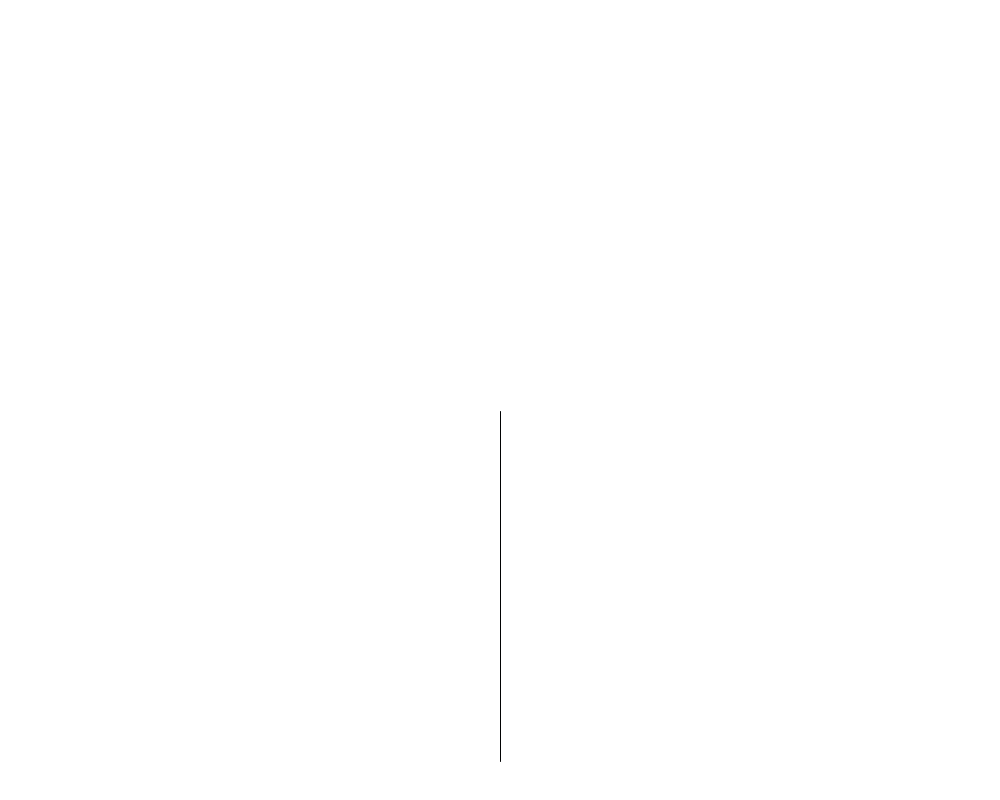
Frame 1 (no input)
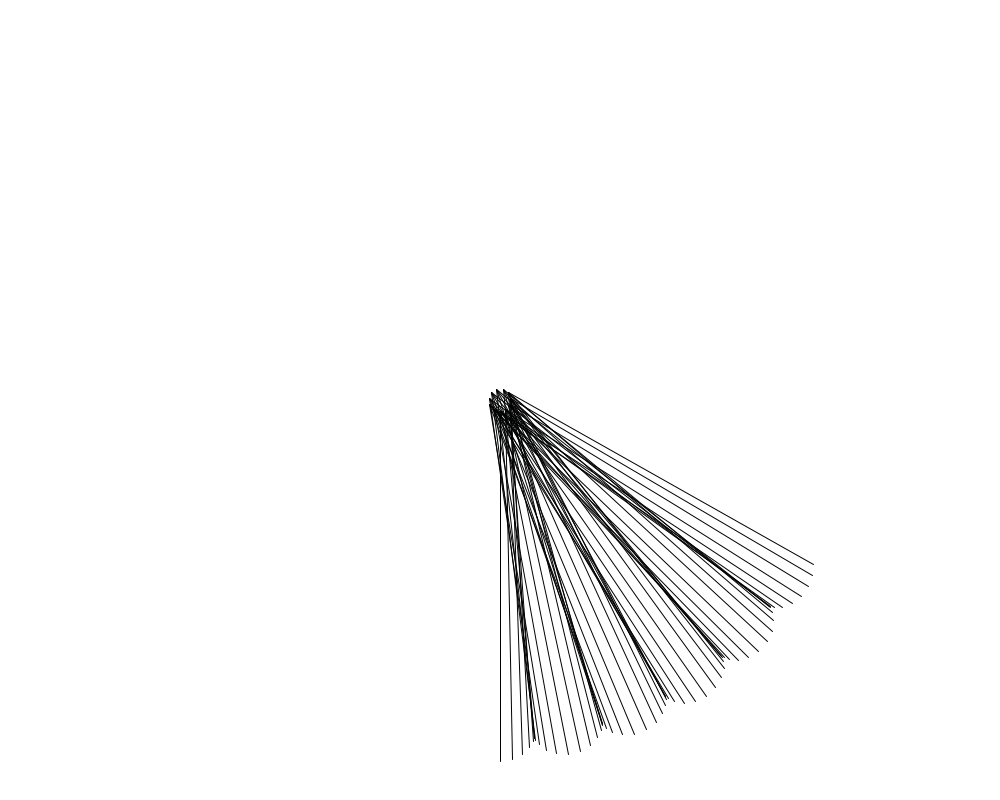
Frame 60 (the mouse pressed at the canvas centre just before this capture)
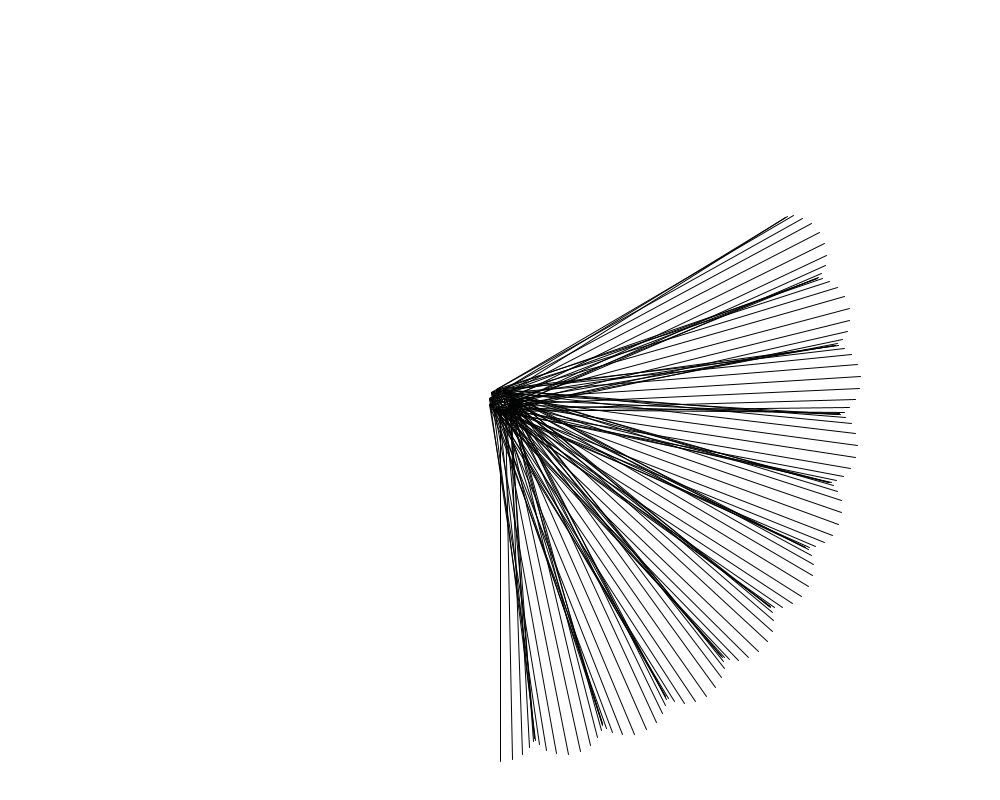
Frame 120 (the mouse held since frame 60 and released just before this capture)

The Processing sketch that drew these frames (run headless with seeded random() and noise(); from frame 60 on, the mouse is pressed at the canvas centre):

// Processing sketch: spinlines
// ── spinlines.pde
float x1,y1,x2,y2;

float a = 0;
float rad = 350;
float inc = TWO_PI/rad;

float a1 = 0;
float rad1 = 11;
float inc1 = TWO_PI/rad1;

float r=0;
float g=0;
float b=0;
float rinc = 1;
float ginc= 2;
float binc=3;

void setup(){
 size(1000,800); 
 background(255);
}

void draw(){
    
   
    x1 = sin(a1)*rad1+width/2;
    y1 = cos(a1)*rad1+height/2;
    x2 = x1+sin(a)*rad;
    y2 = y1+cos(a)*rad;
    
   
    
 // if(mousePressed == true){
    r += rinc;
    g += ginc;
    b += binc;
    if(r <=0 || r<=255){
      rinc = rinc*-1;
    }
      if(g <=0 || g<=255){
      ginc = ginc*-1;
    }
      if(b <=0 || b<=255){
      binc = binc*-1;
    }
    
    stroke(r,g,b);
    strokeWeight(1);
    line(x1,y1,x2,y2);
    
    a+=inc;
    a1+=inc1;
  
    
   // }
  
  
}
